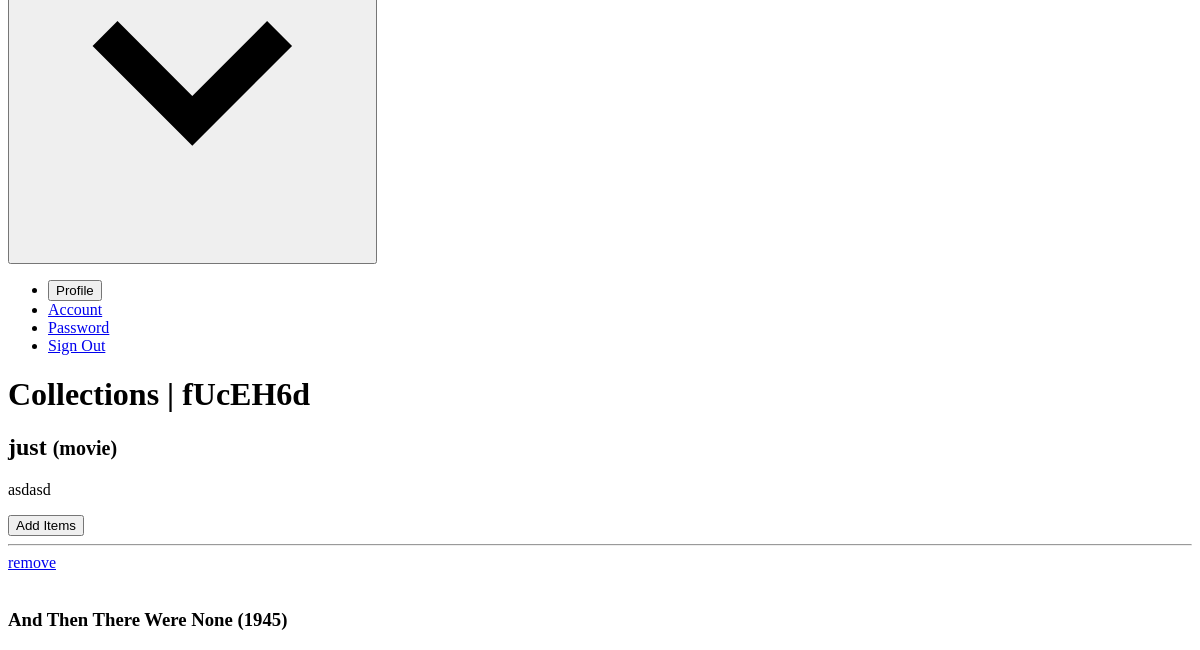
Before: /dash/collections/fUcEH6d/ (signed in, lower part) with the older database file.
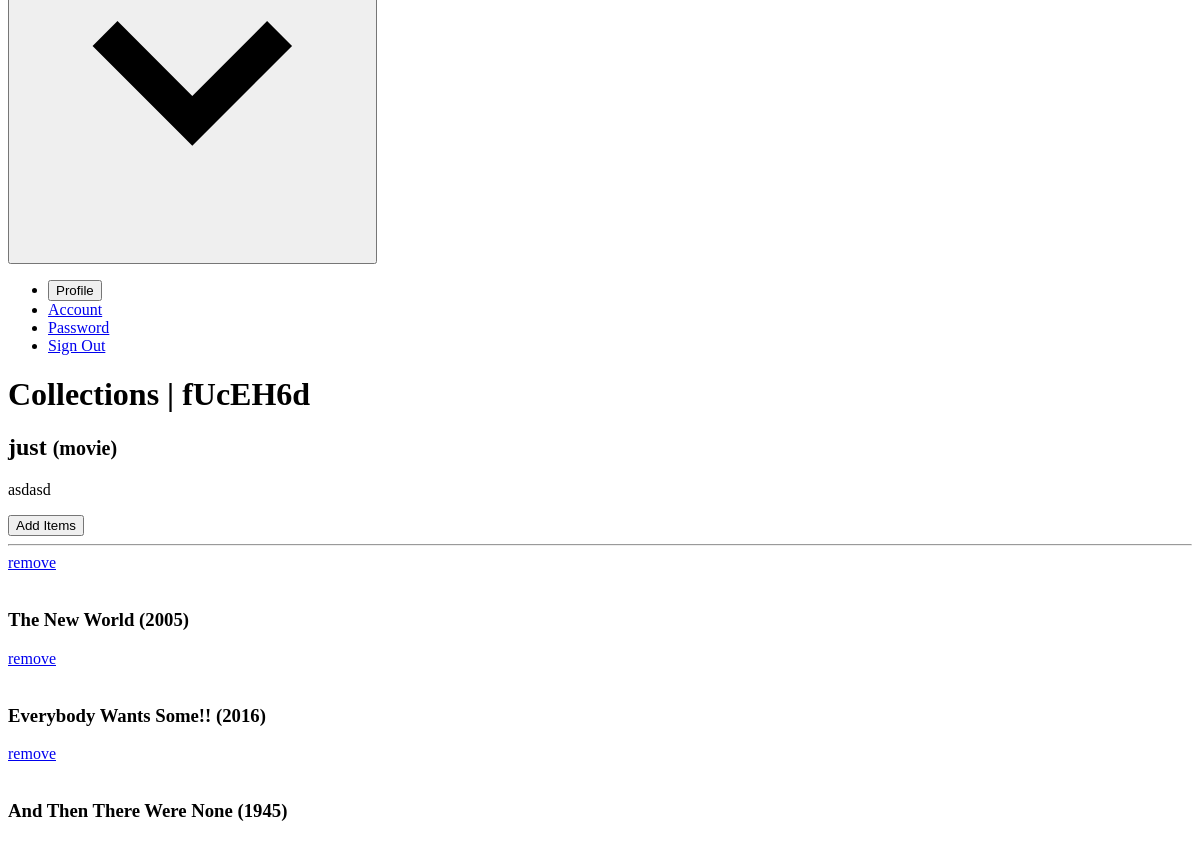
After: the same page with the newer database file.
### dashboard/models/collections.py (models this page shows, shortened)
class Stuff(models.Model):
    ITEM_CLASS = (
        ("movie", "Any movie around the world."),
        ("series", "Any series except Asian ones."),
        ("anime", "Anime not cartoons."),
        ("book", "Book"),
        ("manga", "Comics, graphics novels."),
        ("asian drama", "Series from Asia."),
    )
    title = models.CharField(max_length=200)  # some book titles are freikin' long
    stuff_uid = models.UUIDField(default=uuid.uuid4)
    img_src = models.CharField(max_length=100)
    classification = models.CharField(max_length=12, choices=ITEM_CLASS)

### dashboard/views/collections.py (the view, shortened to what this page needs)
@method_decorator(login_required, name="dispatch")
class CollectionsPageView(View):
    form_class = AddItemCollection
    template_name = "main/collections/collections_page.html"
    def get(self, request, slug, *args, **kwargs):
        collection = Collections.objects.filter(owner=request.user).get(slug=slug)
        if collection:
            form = self.form_class(
                initial={
                    "slugid": collection.slug,
                    "type": collection.type.replace(" ", "-"),
                }
            )
            return render(
                request,
                self.template_name,
                {
                    "collection": collection,
                    "form": form,
                    "items": collection.stuffs.order_by("-id"),
                },
            )

### dashboard/templates/main/collections/collections_page.html (shortened to what this page needs)
{% extends 'dashboard.html' %}
{% block content %}
  <div class="w-5/6 mx-auto py-6">
    <div class="mb-6 mt-3">
      <h1 class="uppercase font-bold text-sm">Collections <span class="font-light ml-4">| {{collection.slug}}</span></h1>
    </div>
    <div class="my-4 flex items-start justify-between">
      <div>
        <h2 class="text-2xl font-black text-purple-600 tracking-wide">{{collection.name}} <small class="font-light tracking-wide">({{collection.type}})</small></h2>
        <p class="font-light text-lg tracking-wide ml-4 text-gray-600">{{collection.description}}</p>
      </div>
      <button @click="add_item=true" class="py-1 px-4 text-white border-2 border-purple-600 bg-purple-600 rounded text-sm lowercase">Add Items</button>
    </div>
    <hr>
    <div class="mt-6 w-11/12 mx-auto grid grid-cols-4 gap-4">
      {% for item in items %}
      <div class="bg-purple-600 group rounded relative">
        <div class="group-hover:flex items-center justify-center bg-bland absolute hidden w-full h-full z-50">
          <a href="{% url 'collections-remove-item' slug=collection.slug stuff_id=item.stuff_uid %}" type="button" class="px-4 py-1 tracking-wide bg-red-600 hover:bg-red-700 text-white rounded cursor-pointer">remove</a>
        </div>
        <div class="h-64 w-full relative">
        </div>
        <h3 class="p-2 text-center text-white font-light tracking-wide">{{item.title}}</h3>
      </div>
      {% endfor %}
    </div>
  </div>
{% endblock content %}

Changed rows visible on the page:
added Stuff: title "The New World (2005)"
added Stuff: title "Everybody Wants Some!! (2016)"
